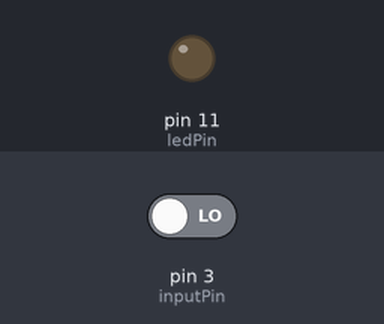
A sketch run on a simulated Arduino Uno, built with avr-gcc and run on an emulated ATmega328P. Parts: output pins drawn as LEDs (lit = HIGH). The inputs (shaded band) are chosen by the test bench; at power-on: pin 3 (inputPin) LOW.

Above: at 1.2 s.
1.3 s: pin 3 (inputPin) driven HIGH
At 1.7 s:
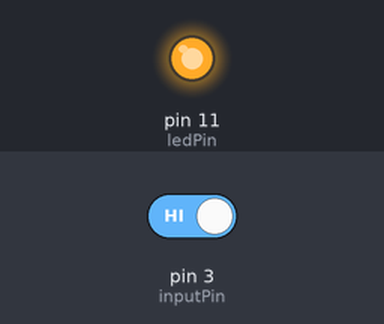
2.8 s: pin 3 (inputPin) driven LOW
At 4.0 s:
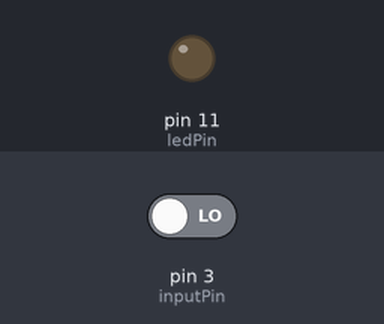
Timing chart, 0 to 5.8 s (numbered marks = the images above; inputs shaded):
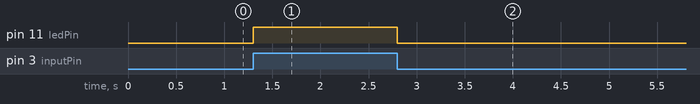

The sketch:

06_capacitive_touch.ino
```cpp
/* # When you push the digital button, the LED will turn on. Otherwise, the led turns off.
*/
int ledPin = 11;                // choose the pin for the LED
int inputPin = 3;               // Connect sensor to input pin 3
void setup() {
  pinMode(ledPin, OUTPUT);      // declare LED as output
  pinMode(inputPin, INPUT);     // declare pushbutton as input
}
void loop(){
  int val = digitalRead(inputPin);  // read input value
  if (val == HIGH) {            // check if the input is HIGH
    digitalWrite(ledPin, HIGH);  // turn LED OFF
  } else {
    digitalWrite(ledPin, LOW); // turn LED ON
  }
}
```

Measured:
- after the input at 1.3 s, pin 11 (ledPin): LOW → HIGH at once
- after the input at 2.8 s, pin 11 (ledPin): HIGH → LOW at once
